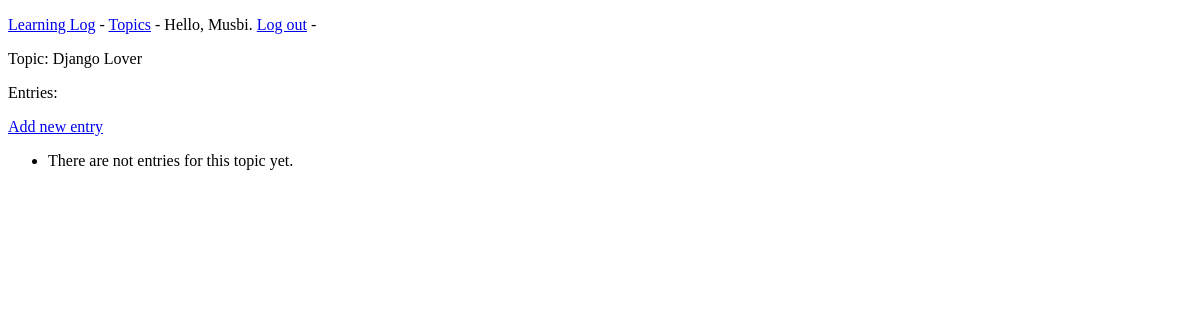
Before: /topics/4/ (signed in) with the older database file.
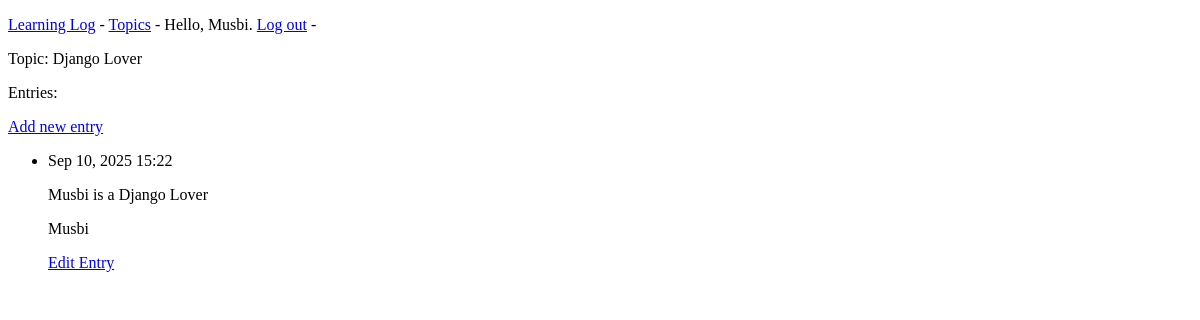
After: the same page with the newer database file.
### learning_logs/models.py (models this page shows, shortened)
class Topic(models.Model):
    text = models.CharField(max_length=200) # create a text topic database for the user
    author = models.CharField(max_length=200)
    data_added = models.DateTimeField(auto_now_add=True) # set the currently time any time the user create a new topic
    owner = models.ForeignKey(User, on_delete=models.CASCADE)
    def __str__(self) :
        return self.text

class Entry(models.Model):
    topic = models.ForeignKey(Topic,on_delete=models.CASCADE)
    text = models.TextField()
    data_added = models.DateTimeField(auto_now_add=True)
    class Mete:
        verbose_name_plunal = 'entries'

### learning_logs/views.py (the view)
# urls.py: path('topics/<int:topic_id>/', views.topic, name='topic'),
@login_required
def topic(request, topic_id):
    topic = Topic.objects.get(id=topic_id)
    if topic.owner != request.user:
        raise Http404
    entries = topic.entry_set.order_by('-data_added')
    context = {'topic': topic, 'entries': entries}
    return render(request, "learning_logs/topic.html", context)

### learning_logs/templates/learning_logs/topic.html
{% extends 'learning_logs/base.html' %}
{% block content %}
    <p>Topic: {{ topic }} </p>
    <p>Entries: </p>
    <p><a href="{% url 'learning_logs:new_entry' topic.id %}">Add new entry</a></p>
    <ul>
     {% for entry in entries %}
        <li>
            <p> {{ entry.data_added|date:'M d, Y H:i' }} </p>
            <p> {{ entry.text|linebreaks }}</p>
            <p> {{ topic.author }}</p>
            <p><a href="{% url 'learning_logs:edit_entry' entry.id %}">Edit Entry</a></p>
        </li>
     {% empty %}
        <li>
            There are not entries for this topic yet.
        </li>
     {% endfor %}
    </ul>
{% endblock content %}

Changed rows visible on the page:
added Entry: data_added "Sep 10, 2025 15:22", text "Musbi is a Django Lover", {{ topic.author }} "Musbi"
Other visible differences:
text no longer shown: "There are not entries for this topic yet."
